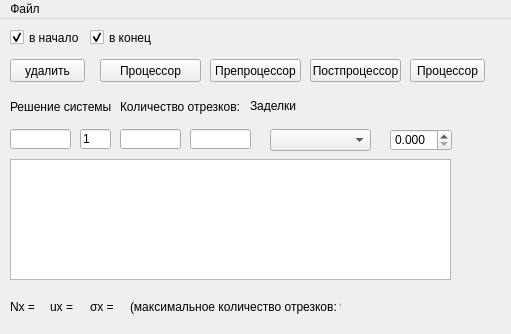
<?xml version="1.0" encoding="UTF-8"?>
<ui version="4.0">
 <class>MainWindow</class>
 <widget class="QMainWindow" name="MainWindow">
  <property name="windowModality">
   <enum>Qt::NonModal</enum>
  </property>
  <property name="geometry">
   <rect>
    <x>0</x>
    <y>0</y>
    <width>511</width>
    <height>334</height>
   </rect>
  </property>
  <property name="windowTitle">
   <string>MainWindow</string>
  </property>
  <property name="windowIcon">
   <iconset>
    <normaloff>:/images/icon.png</normaloff>:/images/icon.png</iconset>
  </property>
  <widget class="QWidget" name="centralWidget">
   <widget class="QGraphicsView" name="graphicsView">
    <property name="geometry">
     <rect>
      <x>10</x>
      <y>140</y>
      <width>441</width>
      <height>121</height>
     </rect>
    </property>
   </widget>
   <widget class="QPushButton" name="pushButton">
    <property name="geometry">
     <rect>
      <x>10</x>
      <y>40</y>
      <width>75</width>
      <height>23</height>
     </rect>
    </property>
    <property name="text">
     <string>удалить</string>
    </property>
   </widget>
   <widget class="QPushButton" name="pushButton_2">
    <property name="geometry">
     <rect>
      <x>100</x>
      <y>40</y>
      <width>101</width>
      <height>23</height>
     </rect>
    </property>
    <property name="text">
     <string>Процессор</string>
    </property>
   </widget>
   <widget class="QPushButton" name="pushButton_3">
    <property name="geometry">
     <rect>
      <x>210</x>
      <y>40</y>
      <width>91</width>
      <height>23</height>
     </rect>
    </property>
    <property name="text">
     <string>Препроцессор</string>
    </property>
   </widget>
   <widget class="QLabel" name="label">
    <property name="geometry">
     <rect>
      <x>10</x>
      <y>80</y>
      <width>101</width>
      <height>16</height>
     </rect>
    </property>
    <property name="text">
     <string>Решение системы:</string>
    </property>
   </widget>
   <widget class="QLabel" name="label_2">
    <property name="geometry">
     <rect>
      <x>120</x>
      <y>80</y>
      <width>121</width>
      <height>16</height>
     </rect>
    </property>
    <property name="text">
     <string>Количество отрезков:</string>
    </property>
   </widget>
   <widget class="QLineEdit" name="lineEdit_2">
    <property name="geometry">
     <rect>
      <x>80</x>
      <y>110</y>
      <width>31</width>
      <height>20</height>
     </rect>
    </property>
    <property name="text">
     <string>1</string>
    </property>
   </widget>
   <widget class="QCheckBox" name="checkBox">
    <property name="geometry">
     <rect>
      <x>10</x>
      <y>10</y>
      <width>70</width>
      <height>17</height>
     </rect>
    </property>
    <property name="text">
     <string>в начало</string>
    </property>
    <property name="checked">
     <bool>true</bool>
    </property>
   </widget>
   <widget class="QCheckBox" name="checkBox_2">
    <property name="geometry">
     <rect>
      <x>90</x>
      <y>10</y>
      <width>70</width>
      <height>17</height>
     </rect>
    </property>
    <property name="text">
     <string>в конец</string>
    </property>
    <property name="checked">
     <bool>true</bool>
    </property>
   </widget>
   <widget class="QLabel" name="label_3">
    <property name="geometry">
     <rect>
      <x>250</x>
      <y>80</y>
      <width>47</width>
      <height>13</height>
     </rect>
    </property>
    <property name="text">
     <string>Заделки:</string>
    </property>
   </widget>
   <widget class="QPushButton" name="pushButton_4">
    <property name="geometry">
     <rect>
      <x>310</x>
      <y>40</y>
      <width>91</width>
      <height>23</height>
     </rect>
    </property>
    <property name="text">
     <string>Постпроцессор</string>
    </property>
   </widget>
   <widget class="QPushButton" name="pushButton_5">
    <property name="geometry">
     <rect>
      <x>410</x>
      <y>40</y>
      <width>75</width>
      <height>23</height>
     </rect>
    </property>
    <property name="text">
     <string>Процессор</string>
    </property>
   </widget>
   <widget class="QComboBox" name="comboBox">
    <property name="geometry">
     <rect>
      <x>270</x>
      <y>110</y>
      <width>101</width>
      <height>22</height>
     </rect>
    </property>
   </widget>
   <widget class="QDoubleSpinBox" name="doubleSpinBox">
    <property name="geometry">
     <rect>
      <x>390</x>
      <y>110</y>
      <width>62</width>
      <height>22</height>
     </rect>
    </property>
    <property name="decimals">
     <number>3</number>
    </property>
   </widget>
   <widget class="QLabel" name="label_4">
    <property name="geometry">
     <rect>
      <x>10</x>
      <y>280</y>
      <width>31</width>
      <height>16</height>
     </rect>
    </property>
    <property name="text">
     <string>Nx =</string>
    </property>
   </widget>
   <widget class="QLabel" name="label_5">
    <property name="geometry">
     <rect>
      <x>50</x>
      <y>280</y>
      <width>31</width>
      <height>16</height>
     </rect>
    </property>
    <property name="text">
     <string>ux =</string>
    </property>
   </widget>
   <widget class="QLabel" name="label_6">
    <property name="geometry">
     <rect>
      <x>90</x>
      <y>280</y>
      <width>31</width>
      <height>16</height>
     </rect>
    </property>
    <property name="text">
     <string>σx =</string>
    </property>
   </widget>
   <widget class="QLineEdit" name="lineEdit">
    <property name="enabled">
     <bool>true</bool>
    </property>
    <property name="geometry">
     <rect>
      <x>10</x>
      <y>110</y>
      <width>61</width>
      <height>20</height>
     </rect>
    </property>
    <property name="readOnly">
     <bool>true</bool>
    </property>
    <property name="clearButtonEnabled">
     <bool>false</bool>
    </property>
   </widget>
   <widget class="QLineEdit" name="lineEdit_3">
    <property name="geometry">
     <rect>
      <x>120</x>
      <y>110</y>
      <width>61</width>
      <height>20</height>
     </rect>
    </property>
    <property name="readOnly">
     <bool>true</bool>
    </property>
    <property name="clearButtonEnabled">
     <bool>false</bool>
    </property>
   </widget>
   <widget class="QLineEdit" name="lineEdit_4">
    <property name="geometry">
     <rect>
      <x>190</x>
      <y>110</y>
      <width>61</width>
      <height>20</height>
     </rect>
    </property>
    <property name="readOnly">
     <bool>true</bool>
    </property>
    <property name="clearButtonEnabled">
     <bool>false</bool>
    </property>
   </widget>
   <widget class="QLabel" name="label_7">
    <property name="geometry">
     <rect>
      <x>130</x>
      <y>280</y>
      <width>211</width>
      <height>16</height>
     </rect>
    </property>
    <property name="text">
     <string>(максимальное количество отрезков: 99)</string>
    </property>
   </widget>
  </widget>
  <widget class="QMenuBar" name="menuBar">
   <property name="geometry">
    <rect>
     <x>0</x>
     <y>0</y>
     <width>511</width>
     <height>21</height>
    </rect>
   </property>
   <widget class="QMenu" name="menuFile">
    <property name="title">
     <string>Файл</string>
    </property>
    <addaction name="actionOpen"/>
    <addaction name="actionSave"/>
    <addaction name="separator"/>
    <addaction name="action_2"/>
   </widget>
   <addaction name="menuFile"/>
  </widget>
  <action name="actionNew">
   <property name="text">
    <string>Создать файл</string>
   </property>
  </action>
  <action name="actionSave">
   <property name="checkable">
    <bool>false</bool>
   </property>
   <property name="text">
    <string>Сохранить</string>
   </property>
   <property name="shortcut">
    <string>Ctrl+S</string>
   </property>
  </action>
  <action name="action_2">
   <property name="text">
    <string>Выход</string>
   </property>
   <property name="shortcut">
    <string>Ctrl+Q</string>
   </property>
  </action>
  <action name="actionOpen">
   <property name="checkable">
    <bool>false</bool>
   </property>
   <property name="enabled">
    <bool>true</bool>
   </property>
   <property name="text">
    <string>Открыть файл</string>
   </property>
  </action>
 </widget>
 <layoutdefault spacing="6" margin="11"/>
 <resources/>
 <connections/>
</ui>
